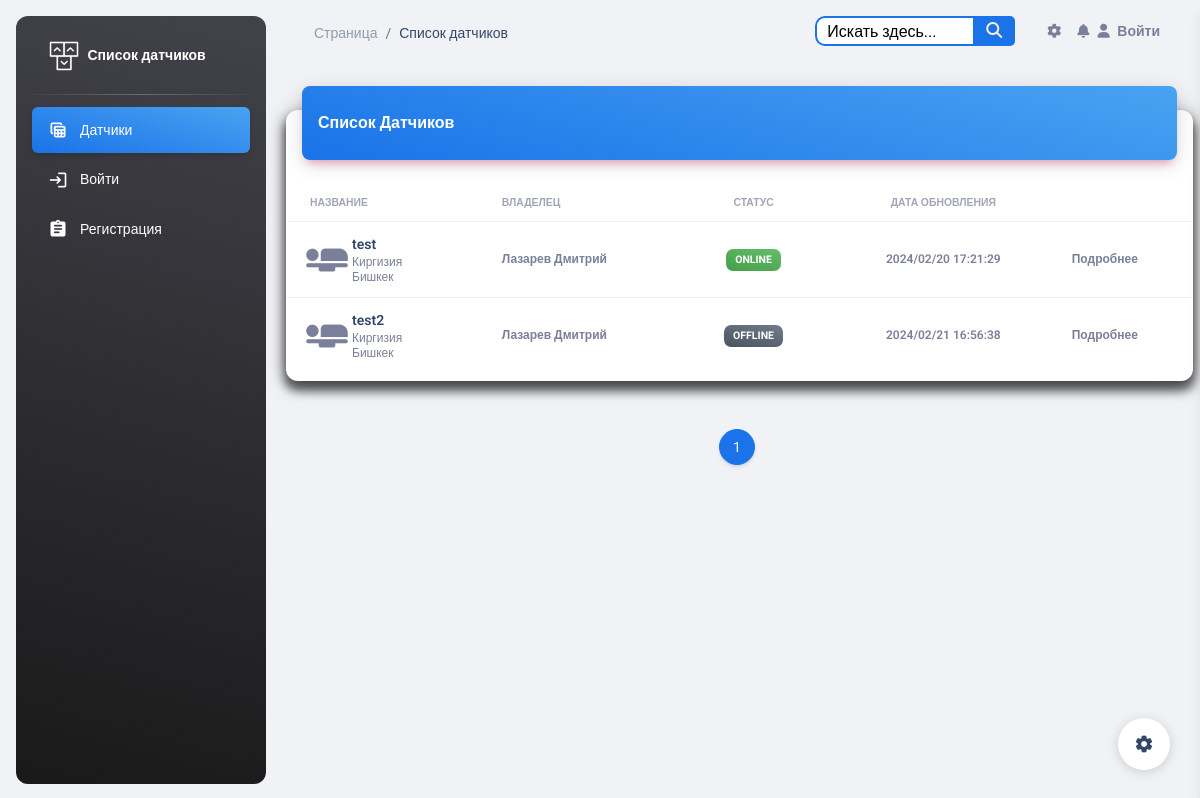
The app's page /, older data.
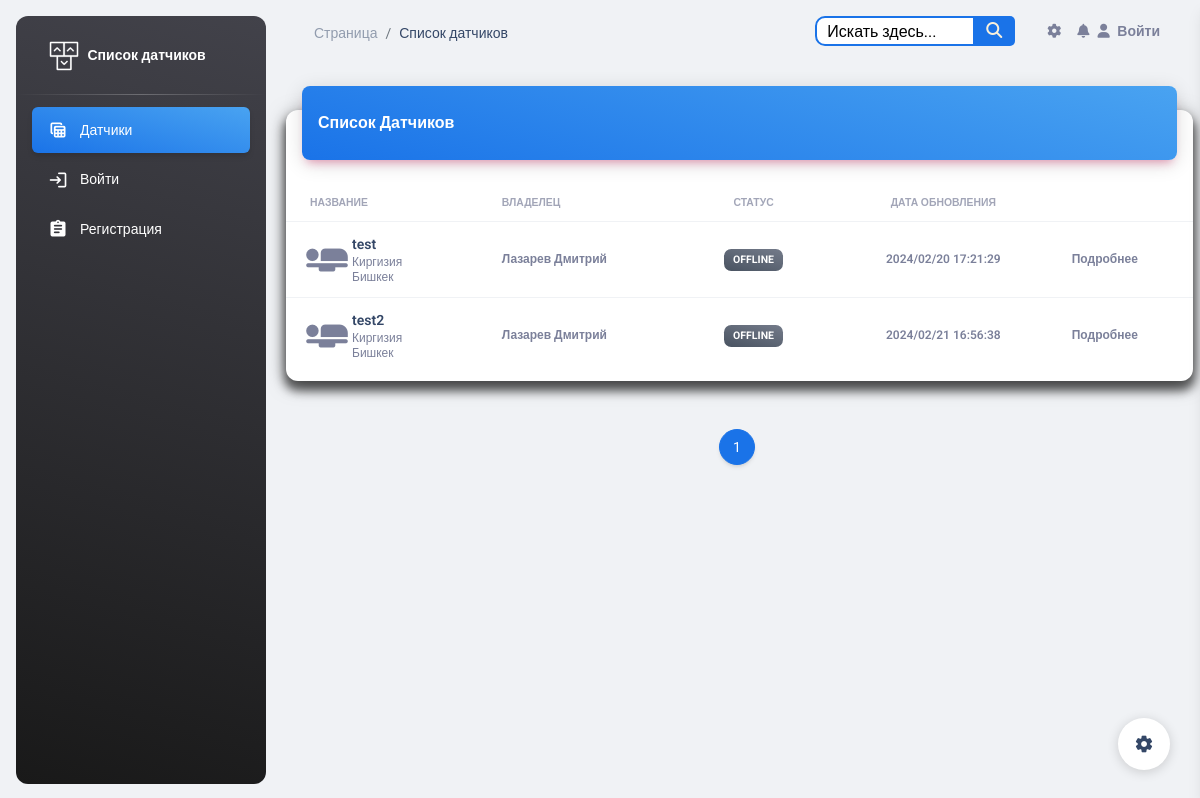
The same page, newer data.
### esp_sensor/models.py (models this page shows, shortened)
class Sensor(models.Model):
    id = models.AutoField(primary_key=True)
    name = models.CharField('Имя датчика', max_length=100, unique=True)
    slug = models.SlugField(max_length=255, unique=True, db_index=True, verbose_name="URL")
    description = models.TextField('Описание', blank=True)
    owner = models.CharField("Владелец", max_length=100, blank=True)
    date_added = models.DateTimeField('Дата добавления', default=timezone.now)
    country = models.ManyToManyField(Country, blank=True, verbose_name='Страна')
    city = models.ManyToManyField(City, blank=True, verbose_name='Город')
    inclusions = models.IntegerField("Количество включений", default=0)
    power = models.IntegerField(default=0,
                                blank=True,
                                verbose_name='Мощность',
                                validators=[MinValueValidator(0), MaxValueValidator(100)])
    watt = models.IntegerField("Потребление мощности", default=0)
    volt = models.IntegerField("Электрическое напряжение", default=0)
    work = models.BooleanField('Онлайн', default=True)
    class Meta:
        verbose_name = 'Датчик'
        verbose_name_plural = 'Датчики'

### esp_sensor/views.py (the view)
# urls.py: path('', SensorListView.as_view(), name='sensor_list'),
class SensorListView(ListView):
    model = Sensor
    template_name = 'sensor/sensor_list.html'
    context_object_name = 'sensors'
    paginate_by = 6
    def get_queryset(self):
        return Sensor.objects.order_by('id')

### templates/sensor/sensor_list.html (shortened to what the changed rows need)
{% load static %}
{% include 'base.html' %}
<body class="g-sidenav-show  bg-gray-200">
<main class="main-content position-relative max-height-vh-100 h-100 border-radius-lg ">
    <div class="container-fluid py-4">
        <div class="row">
            <div class="col-12">
                <div class="card my-4">
                    <div class="card-body px-0 pb-2">
                        <div class="table-responsive p-0">
                            <table class="table align-items-center mb-0">
                                <thead>
                                <tr>
                                    <th class="text-uppercase text-secondary text-xxs font-weight-bolder opacity-7">
                                        Название
                                    </th>
                                    <th class="text-uppercase text-secondary text-xxs font-weight-bolder opacity-7 ps-2">
                                        Владелец
                                    </th>
                                    <th class="text-center text-uppercase text-secondary text-xxs font-weight-bolder opacity-7">
                                        Статус
                                    </th>
                                    <th class="text-center text-uppercase text-secondary text-xxs font-weight-bolder opacity-7">
                                        Дата обновления
                                    </th>
                                    <th class="text-secondary opacity-7"></th>
                                </tr>
                                </thead>
                                <tbody>
                                {% for sensor in sensors %}
                                    <tr>
                                        <td>
                                            <div class="d-flex px-2 py-1">
                                                <div>
                                                    <i class="material-icons"
                                                       style="font-size: 50px;">airline_seat_flat</i>
                                                </div>
                                                <div class="d-flex flex-column justify-content-center">
                                                    <a href="{% url 'sensor_detail' sensor.pk %}"
                                                       class="text-secondary font-weight-bold text-xs"
                                                       data-toggle="tooltip" data-original-title="Edit user">
                                                        <h6 class="mb-0 text-sm">{{ sensor.name }}</h6>
                                                    </a>
                                                    {% for country in sensor.country.all %}
                                                        <p class="text-xs text-secondary mb-0">{{ country.name }}</p>
                                                    {% endfor %}
                                                    {% for city in sensor.city.all %}
                                                        <p class="text-xs text-secondary mb-0">{{ city.name }}</p>
                                                    {% endfor %}
                                                </div>
                                            </div>
                                        </td>
                                        <td>
                                            <p class="text-xs font-weight-bold mb-0">{{ sensor.owner }}</p>
                                        </td>
                                        <td class="align-middle text-center text-sm">
                                            {% if sensor.work %}
                                                <span class="badge badge-sm bg-gradient-success">Online</span>
                                            {% else %}
                                                <span class="badge badge-sm bg-gradient-secondary">Offline</span>
                                            {% endif %}
                                        </td>
                                        <td class="align-middle text-center">
                                            <span class="text-secondary text-xs font-weight-bold">{{ sensor.date_added | date:"Y/m/d H:i:s" }}</span>
                                        </td>
                                        <td class="align-middle">
                                            <a href="{% url 'sensor_detail' sensor.pk %}"
                                               class="text-secondary font-weight-bold text-xs"
                                               data-toggle="tooltip" data-original-title="Edit user">
                                                Подробнее
                                            </a>
                                        </td>
                                    </tr>
                                {% endfor %}
                                </tbody>
                            </table>
                        </div>
                    </div>
                </div>
            </div>
        </div>
    </div>
</main>
</body>

Row changes from the older to the newer data that the page shows:
changed Sensor "test": work "ONLINE" → "OFFLINE"
